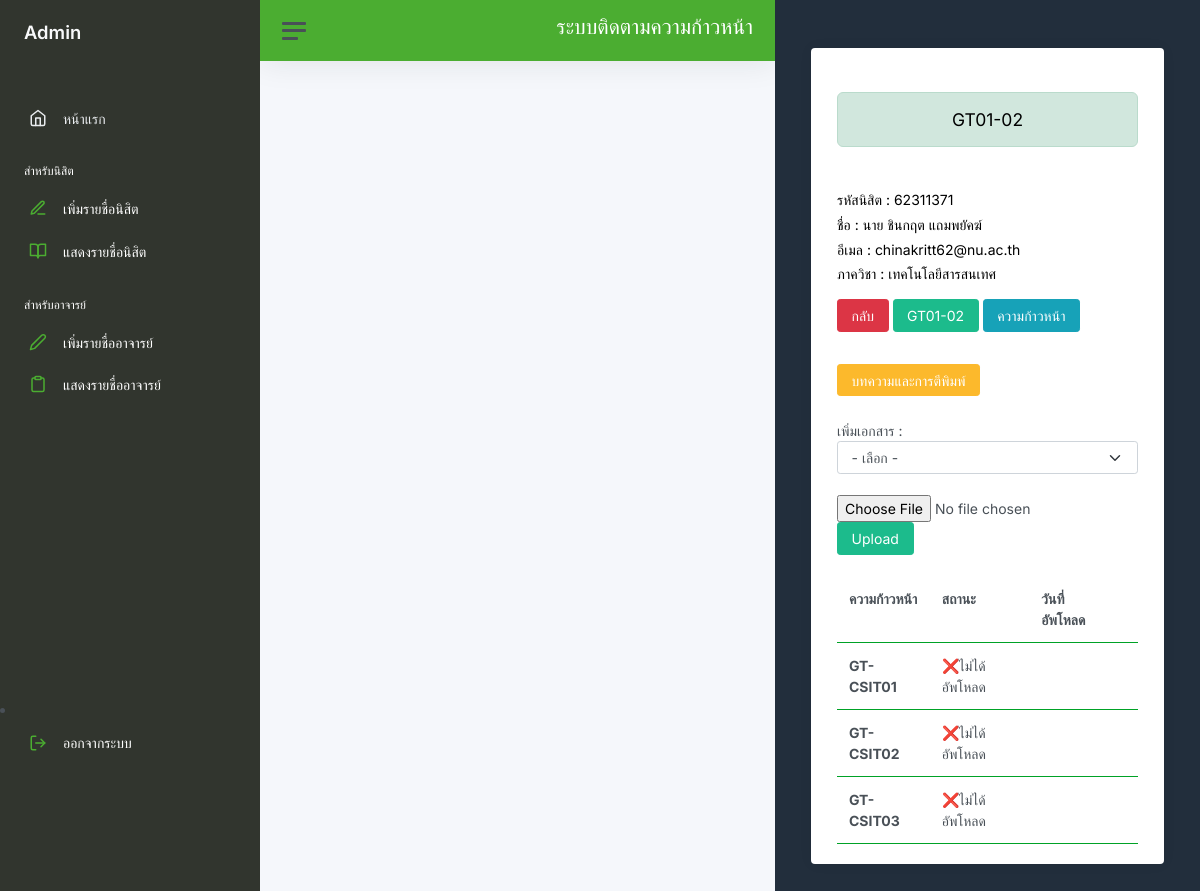
The app's page /gt01-02.php?student_id=62311371 (signed in) with its own data.
### tables this page shows
CREATE TABLE `student` (
  `student_id` int(10) NOT NULL,
  `student_pic` varchar(255) NOT NULL,
  `student_user` varchar(255) NOT NULL,
  `student_password` varchar(255) NOT NULL,
  `prefix` varchar(255) NOT NULL,
  `first_name` varchar(255) NOT NULL,
  `last_name` varchar(255) NOT NULL,
  `email` varchar(255) NOT NULL,
  `section` varchar(255) NOT NULL,
  `student_teacher_id` int(11) NOT NULL
);

### gt01-02.php (the view, shortened to what this page needs)
<?php include 'config/db.php';
$ids = $_GET['student_id'];
$sql = "SELECT * FROM student WHERE student_id = '$ids'";
$result = mysqli_query($conn, $sql);
$row = mysqli_fetch_array($result);
?>
<!DOCTYPE html>
<html lang="en">
<head>
    <link href="node_modules/bootstrap/dist/css/bootstrap.min.css" rel="stylesheet">
    <link rel="stylesheet" href="sass/custom.css">
    <link href="css/app.css" rel="stylesheet">
</head>
<body>
    <div class="wrapper">
        <nav id="sidebar" class="sidebar js-sidebar">
            <div class="sidebar-content js-simplebar">
                <a class="sidebar-brand" href="index.php">
                    <span class="align-middle">Admin</span>
                </a>
                <ul class="sidebar-nav">
                    <li class="sidebar-header">
                    </li>
                    <li class="sidebar-item active">
                        <a class="sidebar-link" href="index.php">
                            <i class="align-middle" data-feather="home"></i> <span class="align-middle">หน้าแรก</span>
                        </a>
                    </li>
                    <li class="sidebar-header">
                        สำหรับนิสิต
                    </li>
                    <li class="sidebar-item">
                        <a class="sidebar-link" a href="adds.php">
                            <i class="align-middle" data-feather="edit-3"></i> <span class="align-middle">เพิ่มรายชื่อนิสิต</span>
                        </a>
                    </li>
                    <li class="sidebar-item">
                        <a class="sidebar-link" href="show_student.php">
                            <i class="align-middle" data-feather="book-open"></i> <span class="align-middle">แสดงรายชื่อนิสิต</span>
                        </a>
                    </li>
                    <li class="sidebar-header">
                        สำหรับอาจารย์
                    </li>
                    <li class="sidebar-item">
                        <a class="sidebar-link" href="addT.php">
                            <i class="align-middle" data-feather="edit-2"></i> <span class="align-middle">เพิ่มรายชื่ออาจารย์</span>
                        </a>
                    </li>
                    <li class="sidebar-item">
                        <a class="sidebar-link" href="show_teacher.php">
                            <i class="align-middle" data-feather="clipboard"></i> <span class="align-middle">แสดงรายชื่ออาจารย์</span>
                        </a>
                    </li>
                </ul>
                <li class="sidebar-item">
                    <a class="sidebar-link" href="logout.php">
                        <i class="align-middle" data-feather="log-out"></i> <span class="align-middle">ออกจากระบบ</span>
                    </a>
                </li>
                <div class="sidebar-cta">
                    <div class="">
                    </div>
                </div>
            </div>
        </nav>
        <div class="main">
            <nav class="navbar navbar-expand navbar-light navbar-bg">
                <a class="sidebar-toggle js-sidebar-toggle">
                    <i class="hamburger align-self-center"></i>
                </a>
                <div class="navbar-collapse collapse">
                    <ul class="navbar-nav navbar-align">
                        <li class="nav-item dropdown">
                        <li class="nav-item dropdown">
                            <marquee direction="left">
                                <h3><span class="text-white">ระบบติดตามความก้าวหน้า</span>
                            </marquee>
                        </li>
                    </ul>
                </div>
            </nav>
            <main class="content">
                <div class="card-body">
                    <div class="row">
                        <div class="card">
                            <div class="card-body">
                                <div class="row">
                                    <div class="container">
                                        <div class=" h4 text-center alert alert-success mb-4 mt-4 " role="alert"> GT01-02 </div>
                                        <br>
                                        <div class="h5">รหัสนิสิต : <?= $row["student_id"] ?></div>
                                        <div class="h5">ชื่อ : <?= $row["prefix"] ?>
                                            <?= $row["first_name"] ?>
                                            <?= $row["last_name"] ?></div>
                                        <div class="h5">อีเมล : <?= $row["email"] ?></div>
                                        <div class="h5">ภาควิชา : <?= $row["section"] ?></div>
                                        <a href="show_student.php" class="btn btn-danger mb-4 mt-2">กลับ</a>
                                        <a href="gt01-02.php?student_id=<?= $row["student_id"] ?>" class="btn btn-success mb-4 mt-2"> GT01-02 </a>
                                        <a href="progress_pg.php?student_id=<?= $row["student_id"] ?>" class="btn btn-info mb-4 mt-2"> ความก้าวหน้า </a>
                                        <a href="progress_chapter.php?student_id=<?= $row["student_id"] ?>" class="btn btn-warning  mb-4 mt-2"> บทความและการตีพิมพ์ </a>
                                        <br>
                                        <?php
                                        $sql_gt = "SELECT * FROM gtcsit WHERE gt_student_id = '$ids'";
                                        $result_gt = mysqli_query($conn, $sql_gt);
                                        $row_gt = mysqli_fetch_array($result_gt);
                                        ?>
                                        <form action="upload_gt.php" method="post" enctype="multipart/form-data">
                                            เพิ่มเอกสาร :
                                            <select class="form-select" name="gt_type" aria-label="Default select example" required>
                                                <option value>- เลือก -</option>
                                            </select> <br>
                                            <input name="file" type="file" accept="application/pdf" />
                                            <input type="submit" value="Upload" name="submit" class="btn btn-success">
                                        </form>
                                        <br>
                                        <table class="table table-hover my-0">
                                            <tr>
                                                <th>ความก้าวหน้า</th>
                                                <th>สถานะ</th>
                                                <th>วันที่อัพโหลด</th>
                                                <th></th>
                                            </tr>
                                            <tr>
                                                <th>GT-CSIT01</th>
                                                <td><?php
                                                    if (empty($row_gt["gt_file_01"])) {
                                                        echo "❌ไม่ได้อัพโหลด";
                                                    } else {
                                                        echo "✔อัพโหลดแล้ว";
                                                    } ?></td>
                                                <td><?= $row_gt["gt_file_01_timestamp"] ?></td>
                                                <td><?php if (!empty($row_gt["gt_file_01"])) {
                                                    ?>
                                                        <a class="btn btn-success" href="<?= $row_gt["gt_file_01"] ?>" target="_bank">ดูเอกสาร</a>
                                                    <?php }
                                                    ?>
                                                </td>
                                            </tr>
                                            <tr>
                                                <th>GT-CSIT02</th>
                                                <td><?php
                                                    if (empty($row_gt["gt_file_02"])) {
                                                        echo "❌ไม่ได้อัพโหลด";
                                                    } else {
                                                        echo "✔อัพโหลดแล้ว";
                                                    } ?></td>
                                                <td><?= $row_gt["gt_file_02_timestamp"] ?></td>
                                                <td><?php if (!empty($row_gt["gt_file_02"])) {
                                                    ?>
                                                        <a class="btn btn-success" href="<?= $row_gt["gt_file_02"] ?>" target="_bank">ดูเอกสาร</a>
                                                    <?php }
                                                    ?>
                                                </td>
                                            </tr>
                                            <tr>
                                                <th>GT-CSIT03</th>
                                                <td><?php
                                                    if (empty($row_gt["gt_file_03"])) {
                                                        echo "❌ไม่ได้อัพโหลด";
                                                    } else {
                                                        echo "✔อัพโหลดแล้ว";
                                                    } ?></td>
                                                <td><?= $row_gt["gt_file_03_timestamp"] ?></td>
                                                <td><?php if (!empty($row_gt["gt_file_03"])) {
                                                    ?>
                                                        <a class="btn btn-success" href="<?= $row_gt["gt_file_03"] ?>" target="_bank">ดูเอกสาร</a>
                                                    <?php }
                                                    ?>
                                                </td>
                                            </tr>
                                        </table>
</body>
</html>

### records on screen
student: student_id "62311371", prefix "นาย", first_name "ชินกฤต", last_name "แถมพยัคฆ์", email "chinakritt62@nu.ac.th", section "เทคโนโลยีสารสนเทศ"
